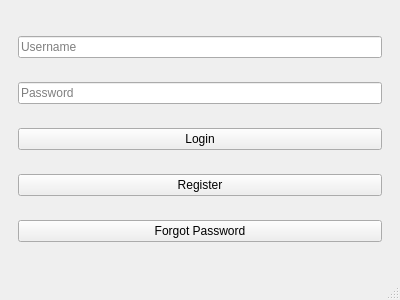
<?xml version="1.0" encoding="UTF-8"?>
<ui version="4.0">
 <class>MainWindow</class>
 <widget class="QMainWindow" name="MainWindow">
  <property name="geometry">
   <rect>
    <x>0</x>
    <y>0</y>
    <width>400</width>
    <height>300</height>
   </rect>
  </property>
  <property name="windowTitle">
   <string>MainWindow</string>
  </property>
  <widget class="QWidget" name="centralwidget">
   <layout class="QVBoxLayout" name="verticalLayout">
    <item>
     <widget class="QStackedWidget" name="stackedWidget">
      <widget class="QWidget" name="loginPage">
       <layout class="QVBoxLayout" name="verticalLayout_2">
        <item>
         <widget class="QLineEdit" name="usernameLineEdit">
          <property name="placeholderText">
           <string>Username</string>
          </property>
         </widget>
        </item>
        <item>
         <widget class="QLineEdit" name="passwordLineEdit">
          <property name="placeholderText">
           <string>Password</string>
          </property>
          <property name="echoMode">
           <enum>QLineEdit::Password</enum>
          </property>
         </widget>
        </item>
        <item>
         <widget class="QPushButton" name="loginButton">
          <property name="text">
           <string>Login</string>
          </property>
         </widget>
        </item>
        <item>
         <widget class="QPushButton" name="registerButton">
          <property name="text">
           <string>Register</string>
          </property>
         </widget>
        </item>
        <item>
         <widget class="QPushButton" name="forgotPasswordButton">
          <property name="text">
           <string>Forgot Password</string>
          </property>
         </widget>
        </item>
       </layout>
      </widget>
      <widget class="QWidget" name="registerPage">
       <layout class="QVBoxLayout" name="verticalLayout_3">
        <item>
         <widget class="QLineEdit" name="firstNameLineEdit">
          <property name="placeholderText">
           <string>First Name</string>
          </property>
         </widget>
        </item>
        <item>
         <widget class="QLineEdit" name="lastNameLineEdit">
          <property name="placeholderText">
           <string>Last Name</string>
          </property>
         </widget>
        </item>
        <item>
         <widget class="QLineEdit" name="registerUsernameLineEdit">
          <property name="placeholderText">
           <string>Username</string>
          </property>
         </widget>
        </item>
        <item>
         <widget class="QLineEdit" name="registerPasswordLineEdit">
          <property name="placeholderText">
           <string>Password</string>
          </property>
          <property name="echoMode">
           <enum>QLineEdit::Password</enum>
          </property>
         </widget>
        </item>
        <item>
         <widget class="QComboBox" name="positionComboBox">
          <item>
           <property name="text">
            <string>Admin</string>
           </property>
          </item>
          <item>
           <property name="text">
            <string>User</string>
           </property>
          </item>
          <item>
           <property name="text">
            <string>Developer</string>
           </property>
          </item>
         </widget>
        </item>
        <item>
         <widget class="QPushButton" name="registerUserButton">
          <property name="text">
           <string>Register</string>
          </property>
         </widget>
        </item>
        <item>
         <widget class="QPushButton" name="backToLoginButton">
          <property name="text">
           <string>Back to Login</string>
          </property>
         </widget>
        </item>
       </layout>
      </widget>
      <widget class="QWidget" name="welcomePage">
       <layout class="QVBoxLayout" name="verticalLayout_4">
        <item>
         <widget class="QLabel" name="welcomeLabel">
          <property name="text">
           <string>Welcome, User!</string>
          </property>
          <property name="alignment">
           <set>Qt::AlignCenter</set>
          </property>
         </widget>
        </item>
       </layout>
      </widget>
     </widget>
    </item>
   </layout>
  </widget>
  <widget class="QMenuBar" name="menubar"/>
  <widget class="QStatusBar" name="statusbar"/>
 </widget>
 <resources/>
 <connections/>
</ui>
